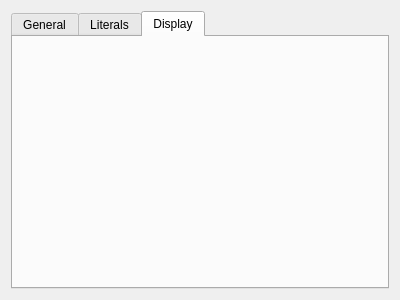
<?xml version="1.0" encoding="UTF-8"?>
<ui version="4.0">
 <class>m_pEnumTabGroup</class>
 <widget class="QWidget" name="m_pEnumTabGroup">
  <property name="geometry">
   <rect>
    <x>0</x>
    <y>0</y>
    <width>400</width>
    <height>300</height>
   </rect>
  </property>
  <property name="windowTitle">
   <string>Form</string>
  </property>
  <layout class="QGridLayout" name="gridLayout">
   <item row="0" column="0">
    <widget class="QTabWidget" name="m_pTabW">
     <property name="currentIndex">
      <number>2</number>
     </property>
     <widget class="QWidget" name="m_pGeneralTab">
      <attribute name="title">
       <string>General</string>
      </attribute>
     </widget>
     <widget class="QWidget" name="m_pLiteralsTab">
      <attribute name="title">
       <string>Literals</string>
      </attribute>
     </widget>
     <widget class="QWidget" name="m_pDisplayTab">
      <attribute name="title">
       <string>Display</string>
      </attribute>
     </widget>
    </widget>
   </item>
  </layout>
 </widget>
 <resources/>
 <connections/>
</ui>
